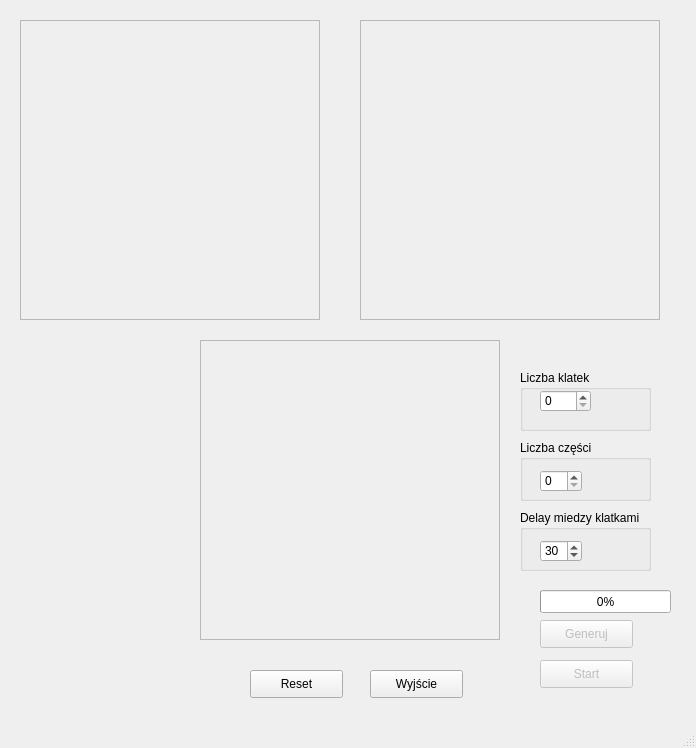
<?xml version="1.0" encoding="UTF-8"?>
<ui version="4.0">
 <class>MainWindow</class>
 <widget class="QMainWindow" name="MainWindow">
  <property name="geometry">
   <rect>
    <x>0</x>
    <y>0</y>
    <width>696</width>
    <height>748</height>
   </rect>
  </property>
  <property name="windowTitle">
   <string>Teksturowanie</string>
  </property>
  <widget class="QWidget" name="centralwidget">
   <widget class="QFrame" name="frame">
    <property name="geometry">
     <rect>
      <x>20</x>
      <y>20</y>
      <width>300</width>
      <height>300</height>
     </rect>
    </property>
    <property name="frameShape">
     <enum>QFrame::StyledPanel</enum>
    </property>
    <property name="frameShadow">
     <enum>QFrame::Raised</enum>
    </property>
   </widget>
   <widget class="QPushButton" name="resetButton">
    <property name="geometry">
     <rect>
      <x>250</x>
      <y>670</y>
      <width>93</width>
      <height>28</height>
     </rect>
    </property>
    <property name="text">
     <string>Reset</string>
    </property>
   </widget>
   <widget class="QPushButton" name="exitButton">
    <property name="geometry">
     <rect>
      <x>370</x>
      <y>670</y>
      <width>93</width>
      <height>28</height>
     </rect>
    </property>
    <property name="text">
     <string>Wyjście</string>
    </property>
   </widget>
   <widget class="QFrame" name="frame2">
    <property name="geometry">
     <rect>
      <x>360</x>
      <y>20</y>
      <width>300</width>
      <height>300</height>
     </rect>
    </property>
    <property name="frameShape">
     <enum>QFrame::StyledPanel</enum>
    </property>
    <property name="frameShadow">
     <enum>QFrame::Raised</enum>
    </property>
   </widget>
   <widget class="QFrame" name="frame3">
    <property name="geometry">
     <rect>
      <x>200</x>
      <y>340</y>
      <width>300</width>
      <height>300</height>
     </rect>
    </property>
    <property name="frameShape">
     <enum>QFrame::StyledPanel</enum>
    </property>
    <property name="frameShadow">
     <enum>QFrame::Raised</enum>
    </property>
   </widget>
   <widget class="QPushButton" name="startButton">
    <property name="enabled">
     <bool>false</bool>
    </property>
    <property name="geometry">
     <rect>
      <x>540</x>
      <y>660</y>
      <width>93</width>
      <height>28</height>
     </rect>
    </property>
    <property name="text">
     <string>Start</string>
    </property>
   </widget>
   <widget class="QGroupBox" name="groupBox">
    <property name="geometry">
     <rect>
      <x>520</x>
      <y>370</y>
      <width>131</width>
      <height>61</height>
     </rect>
    </property>
    <property name="title">
     <string>Liczba klatek</string>
    </property>
    <widget class="QSpinBox" name="klatki">
     <property name="geometry">
      <rect>
       <x>20</x>
       <y>20</y>
       <width>51</width>
       <height>22</height>
      </rect>
     </property>
     <property name="maximum">
      <number>400</number>
     </property>
    </widget>
   </widget>
   <widget class="QGroupBox" name="groupBox_2">
    <property name="geometry">
     <rect>
      <x>520</x>
      <y>440</y>
      <width>131</width>
      <height>61</height>
     </rect>
    </property>
    <property name="title">
     <string>Liczba części</string>
    </property>
    <widget class="QSpinBox" name="czesci">
     <property name="geometry">
      <rect>
       <x>20</x>
       <y>30</y>
       <width>42</width>
       <height>22</height>
      </rect>
     </property>
     <property name="maximum">
      <number>10</number>
     </property>
    </widget>
   </widget>
   <widget class="QPushButton" name="generateButton">
    <property name="enabled">
     <bool>false</bool>
    </property>
    <property name="geometry">
     <rect>
      <x>540</x>
      <y>620</y>
      <width>93</width>
      <height>28</height>
     </rect>
    </property>
    <property name="text">
     <string>Generuj</string>
    </property>
   </widget>
   <widget class="QProgressBar" name="progressBar">
    <property name="geometry">
     <rect>
      <x>540</x>
      <y>590</y>
      <width>131</width>
      <height>23</height>
     </rect>
    </property>
    <property name="value">
     <number>0</number>
    </property>
   </widget>
   <widget class="QGroupBox" name="groupBox_3">
    <property name="geometry">
     <rect>
      <x>520</x>
      <y>510</y>
      <width>131</width>
      <height>61</height>
     </rect>
    </property>
    <property name="title">
     <string>Delay miedzy klatkami</string>
    </property>
    <widget class="QSpinBox" name="delay">
     <property name="geometry">
      <rect>
       <x>20</x>
       <y>30</y>
       <width>42</width>
       <height>22</height>
      </rect>
     </property>
     <property name="minimum">
      <number>10</number>
     </property>
     <property name="maximum">
      <number>200</number>
     </property>
     <property name="value">
      <number>30</number>
     </property>
    </widget>
   </widget>
  </widget>
  <widget class="QMenuBar" name="menubar">
   <property name="geometry">
    <rect>
     <x>0</x>
     <y>0</y>
     <width>696</width>
     <height>21</height>
    </rect>
   </property>
  </widget>
  <widget class="QStatusBar" name="statusbar"/>
 </widget>
 <resources/>
 <connections/>
</ui>
